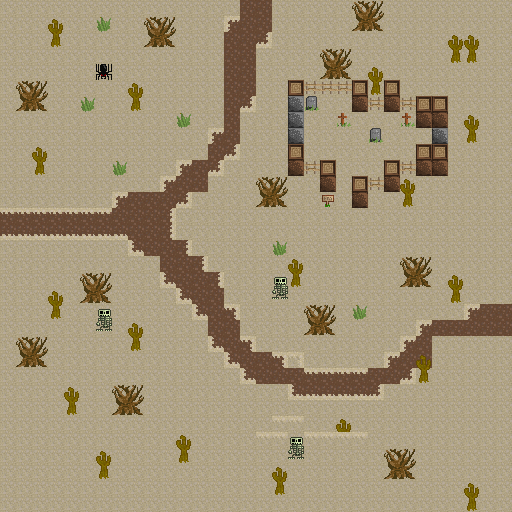

A level layout from a 2D game, rendered from its tile map. Below: a short description, then the map file with tile-grid data replaced by summaries:
An orthogonal 32x32 tile map with 16x16 px tiles, 2 tile layers (lower, upper), 2 tilesets and 60 objects (37x villager, 9x npc, 8x pickup, 6x portal).

<map version="1.0" orientation="orthogonal" renderorder="right-down" width="32" height="32" tilewidth="16" tileheight="16" nextobjectid="70">
 <tileset firstgid="1" name="tilesheet" tilewidth="16" tileheight="16" tilecount="256">
  <image source="../gfx/tilesheet.png" width="256" height="256" />
  <tile id="2">
   <properties>
    <property name="solid" value="true" />
   </properties>
  </tile>
  <tile id="3">
   <properties>
    <property name="solid" value="true" />
   </properties>
  </tile>
  <tile id="4">
   <properties>
    <property name="solid" value="true" />
   </properties>
  </tile>
  <tile id="5">
   <properties>
    <property name="solid" value="true" />
   </properties>
  </tile>
  <tile id="7">
   <properties>
    <property name="solid" value="true" />
   </properties>
  </tile>
  <tile id="8">
   <properties>
    <property name="solid" value="true" />
   </properties>
  </tile>
  <tile id="10">
   <properties>
    <property name="solid" value="true" />
   </properties>
  </tile>
  <tile id="11">
   <properties>
    <property name="solid" value="true" />
   </properties>
  </tile>
  <tile id="12">
   <properties>
    <property name="solid" value="true" />
   </properties>
  </tile>
  <tile id="26">
   <properties>
    <property name="solid" value="true" />
   </properties>
  </tile>
  <tile id="27">
   <properties>
    <property name="solid" value="true" />
   </properties>
  </tile>
  <tile id="28">
   <properties>
    <property name="solid" value="true" />
   </properties>
  </tile>
  <tile id="29">
   <properties>
    <property name="solid" value="true" />
   </properties>
  </tile>
  <tile id="42">
   <properties>
    <property name="solid" value="true" />
   </properties>
  </tile>
  <tile id="43">
   <properties>
    <property name="solid" value="true" />
   </properties>
  </tile>
  <tile id="44">
   <properties>
    <property name="solid" value="true" />
   </properties>
  </tile>
  <tile id="45">
   <properties>
    <property name="solid" value="true" />
   </properties>
  </tile>
  <tile id="46">
   <properties>
    <property name="solid" value="true" />
   </properties>
  </tile>
  <tile id="47">
   <properties>
    <property name="solid" value="true" />
   </properties>
  </tile>
  <tile id="48">
   <properties>
    <property name="solid" value="true" />
   </properties>
  </tile>
  <tile id="49">
   <properties>
    <property name="solid" value="true" />
   </properties>
  </tile>
  <tile id="50">
   <properties>
    <property name="solid" value="true" />
   </properties>
  </tile>
  <tile id="51">
   <properties>
    <property name="solid" value="true" />
   </properties>
  </tile>
  <tile id="52">
   <properties>
    <property name="solid" value="true" />
   </properties>
  </tile>
  <tile id="53">
   <properties>
    <property name="solid" value="true" />
   </properties>
  </tile>
  <tile id="54">
   <properties>
    <property name="solid" value="true" />
   </properties>
  </tile>
  <tile id="57">
   <properties>
    <property name="solid" value="true" />
   </properties>
  </tile>
  <tile id="58">
   <properties>
    <property name="solid" value="true" />
   </properties>
  </tile>
  <tile id="60">
   <properties>
    <property name="solid" value="true" />
   </properties>
  </tile>
  <tile id="61">
   <properties>
    <property name="solid" value="true" />
   </properties>
  </tile>
  <tile id="62">
   <properties>
    <property name="solid" value="true" />
   </properties>
  </tile>
  <tile id="64">
   <properties>
    <property name="solid" value="true" />
   </properties>
  </tile>
  <tile id="65">
   <properties>
    <property name="solid" value="true" />
   </properties>
  </tile>
  <tile id="66">
   <properties>
    <property name="solid" value="true" />
   </properties>
  </tile>
  <tile id="67">
   <properties>
    <property name="solid" value="true" />
   </properties>
  </tile>
  <tile id="68">
   <properties>
    <property name="solid" value="true" />
   </properties>
  </tile>
  <tile id="69">
   <properties>
    <property name="solid" value="true" />
   </properties>
  </tile>
  <tile id="70">
   <properties>
    <property name="solid" value="true" />
   </properties>
  </tile>
  <tile id="73">
   <properties>
    <property name="solid" value="true" />
   </properties>
  </tile>
  <tile id="74">
   <properties>
    <property name="solid" value="true" />
   </properties>
  </tile>
  <tile id="75">
   <properties>
    <property name="solid" value="true" />
   </properties>
  </tile>
  <tile id="76">
   <properties>
    <property name="solid" value="true" />
   </properties>
  </tile>
  <tile id="77">
   <properties>
    <property name="solid" value="true" />
   </properties>
  </tile>
  <tile id="80">
   <properties>
    <property name="solid" value="true" />
   </properties>
  </tile>
  <tile id="81">
   <properties>
    <property name="solid" value="true" />
   </properties>
  </tile>
  <tile id="82">
   <properties>
    <property name="solid" value="true" />
   </properties>
  </tile>
  <tile id="83">
   <properties>
    <property name="solid" value="true" />
   </properties>
  </tile>
  <tile id="84">
   <properties>
    <property name="solid" value="true" />
   </properties>
  </tile>
  <tile id="85">
   <properties>
    <property name="solid" value="true" />
   </properties>
  </tile>
  <tile id="86">
   <properties>
    <property name="solid" value="true" />
   </properties>
  </tile>
  <tile id="87">
   <properties>
    <property name="solid" value="true" />
   </properties>
  </tile>
  <tile id="88">
   <properties>
    <property name="solid" value="true" />
   </properties>
  </tile>
  <tile id="89">
   <properties>
    <property name="solid" value="true" />
   </properties>
  </tile>
  <tile id="90">
   <properties>
    <property name="solid" value="true" />
   </properties>
  </tile>
  <tile id="96">
   <properties>
    <property name="solid" value="true" />
   </properties>
  </tile>
  <tile id="97">
   <properties>
    <property name="solid" value="true" />
   </properties>
  </tile>
  <tile id="98">
   <properties>
    <property name="solid" value="true" />
   </properties>
  </tile>
  <tile id="99">
   <properties>
    <property name="solid" value="true" />
   </properties>
  </tile>
  <tile id="101">
   <properties>
    <property name="solid" value="true" />
   </properties>
  </tile>
  <tile id="102">
   <properties>
    <property name="solid" value="true" />
   </properties>
  </tile>
  <tile id="103">
   <properties>
    <property name="solid" value="true" />
   </properties>
  </tile>
  <tile id="104">
   <properties>
    <property name="solid" value="true" />
   </properties>
  </tile>
  <tile id="105">
   <properties>
    <property name="solid" value="true" />
   </properties>
  </tile>
  <tile id="117">
   <properties>
    <property name="solid" value="true" />
   </properties>
  </tile>
  <tile id="120">
   <properties>
    <property name="solid" value="true" />
   </properties>
  </tile>
  <tile id="123">
   <properties>
    <property name="solid" value="true" />
   </properties>
  </tile>
  <tile id="124">
   <properties>
    <property name="solid" value="true" />
   </properties>
  </tile>
 </tileset>
 <tileset firstgid="257" name="tilesheet" tilewidth="16" tileheight="16" tilecount="256">
  <image source="../gfx/tilesheet.png" width="256" height="256" />
  <tile id="2">
   <properties>
    <property name="solid" value="true" />
   </properties>
  </tile>
  <tile id="3">
   <properties>
    <property name="solid" value="true" />
   </properties>
  </tile>
  <tile id="4">
   <properties>
    <property name="solid" value="true" />
   </properties>
  </tile>
  <tile id="5">
   <properties>
    <property name="solid" value="true" />
   </properties>
  </tile>
  <tile id="7">
   <properties>
    <property name="solid" value="true" />
   </properties>
  </tile>
  <tile id="8">
   <properties>
    <property name="solid" value="true" />
   </properties>
  </tile>
  <tile id="10">
   <properties>
    <property name="solid" value="true" />
   </properties>
  </tile>
  <tile id="11">
   <properties>
    <property name="solid" value="true" />
   </properties>
  </tile>
  <tile id="12">
   <properties>
    <property name="solid" value="true" />
   </properties>
  </tile>
  <tile id="26">
   <properties>
    <property name="solid" value="true" />
   </properties>
  </tile>
  <tile id="27">
   <properties>
    <property name="solid" value="true" />
   </properties>
  </tile>
  <tile id="28">
   <properties>
    <property name="solid" value="true" />
   </properties>
  </tile>
  <tile id="29">
   <properties>
    <property name="solid" value="true" />
   </properties>
  </tile>
  <tile id="42">
   <properties>
    <property name="solid" value="true" />
   </properties>
  </tile>
  <tile id="43">
   <properties>
    <property name="solid" value="true" />
   </properties>
  </tile>
  <tile id="44">
   <properties>
    <property name="solid" value="true" />
   </properties>
  </tile>
  <tile id="45">
   <properties>
    <property name="solid" value="true" />
   </properties>
  </tile>
  <tile id="46">
   <properties>
    <property name="solid" value="true" />
   </properties>
  </tile>
  <tile id="47">
   <properties>
    <property name="solid" value="true" />
   </properties>
  </tile>
  <tile id="48">
   <properties>
    <property name="solid" value="true" />
   </properties>
  </tile>
  <tile id="49">
   <properties>
    <property name="solid" value="true" />
   </properties>
  </tile>
  <tile id="50">
   <properties>
    <property name="solid" value="true" />
   </properties>
  </tile>
  <tile id="51">
   <properties>
    <property name="solid" value="true" />
   </properties>
  </tile>
  <tile id="52">
   <properties>
    <property name="solid" value="true" />
   </properties>
  </tile>
  <tile id="53">
   <properties>
    <property name="solid" value="true" />
   </properties>
  </tile>
  <tile id="54">
   <properties>
    <property name="solid" value="true" />
   </properties>
  </tile>
  <tile id="57">
   <properties>
    <property name="solid" value="true" />
   </properties>
  </tile>
  <tile id="58">
   <properties>
    <property name="solid" value="true" />
   </properties>
  </tile>
  <tile id="60">
   <properties>
    <property name="solid" value="true" />
   </properties>
  </tile>
  <tile id="61">
   <properties>
    <property name="solid" value="true" />
   </properties>
  </tile>
  <tile id="62">
   <properties>
    <property name="solid" value="true" />
   </properties>
  </tile>
  <tile id="64">
   <properties>
    <property name="solid" value="true" />
   </properties>
  </tile>
  <tile id="65">
   <properties>
    <property name="solid" value="true" />
   </properties>
  </tile>
  <tile id="66">
   <properties>
    <property name="solid" value="true" />
   </properties>
  </tile>
  <tile id="67">
   <properties>
    <property name="solid" value="true" />
   </properties>
  </tile>
  <tile id="68">
   <properties>
    <property name="solid" value="true" />
   </properties>
  </tile>
  <tile id="69">
   <properties>
    <property name="solid" value="true" />
   </properties>
  </tile>
  <tile id="70">
   <properties>
    <property name="solid" value="true" />
   </properties>
  </tile>
  <tile id="73">
   <properties>
    <property name="solid" value="true" />
   </properties>
  </tile>
  <tile id="74">
   <properties>
    <property name="solid" value="true" />
   </properties>
  </tile>
  <tile id="75">
   <properties>
    <property name="solid" value="true" />
   </properties>
  </tile>
  <tile id="76">
   <properties>
    <property name="solid" value="true" />
   </properties>
  </tile>
  <tile id="77">
   <properties>
    <property name="solid" value="true" />
   </properties>
  </tile>
  <tile id="80">
   <properties>
    <property name="solid" value="true" />
   </properties>
  </tile>
  <tile id="81">
   <properties>
    <property name="solid" value="true" />
   </properties>
  </tile>
  <tile id="82">
   <properties>
    <property name="solid" value="true" />
   </properties>
  </tile>
  <tile id="83">
   <properties>
    <property name="solid" value="true" />
   </properties>
  </tile>
  <tile id="84">
   <properties>
    <property name="solid" value="true" />
   </properties>
  </tile>
  <tile id="85">
   <properties>
    <property name="solid" value="true" />
   </properties>
  </tile>
  <tile id="86">
   <properties>
    <property name="solid" value="true" />
   </properties>
  </tile>
  <tile id="87">
   <properties>
    <property name="solid" value="true" />
   </properties>
  </tile>
  <tile id="88">
   <properties>
    <property name="solid" value="true" />
   </properties>
  </tile>
  <tile id="89">
   <properties>
    <property name="solid" value="true" />
   </properties>
  </tile>
  <tile id="90">
   <properties>
    <property name="solid" value="true" />
   </properties>
  </tile>
  <tile id="96">
   <properties>
    <property name="solid" value="true" />
   </properties>
  </tile>
  <tile id="97">
   <properties>
    <property name="solid" value="true" />
   </properties>
  </tile>
  <tile id="98">
   <properties>
    <property name="solid" value="true" />
   </properties>
  </tile>
  <tile id="99">
   <properties>
    <property name="solid" value="true" />
   </properties>
  </tile>
  <tile id="101">
   <properties>
    <property name="solid" value="true" />
   </properties>
  </tile>
  <tile id="102">
   <properties>
    <property name="solid" value="true" />
   </properties>
  </tile>
  <tile id="103">
   <properties>
    <property name="solid" value="true" />
   </properties>
  </tile>
  <tile id="104">
   <properties>
    <property name="solid" value="true" />
   </properties>
  </tile>
  <tile id="105">
   <properties>
    <property name="solid" value="true" />
   </properties>
  </tile>
  <tile id="117">
   <properties>
    <property name="solid" value="true" />
   </properties>
  </tile>
  <tile id="120">
   <properties>
    <property name="solid" value="true" />
   </properties>
  </tile>
  <tile id="123">
   <properties>
    <property name="solid" value="true" />
   </properties>
  </tile>
  <tile id="124">
   <properties>
    <property name="solid" value="true" />
   </properties>
  </tile>
 </tileset>
 <layer name="lower" width="32" height="32" opacity="0.9">
  <data>[1024 cells, 1024 non-empty, 5 distinct tile ids]</data>
 </layer>
 <layer name="upper" width="32" height="32">
  <data>[1024 cells, 171 non-empty, 21 distinct tile ids]</data>
 </layer>
 <objectgroup name="objects">
  <object id="1" type="villager" gid="271" x="80" y="136" width="16" height="16" />
  <object id="2" type="villager" gid="271" x="180" y="76" width="16" height="16" />
  <object id="3" type="villager" gid="271" x="148" y="124" width="16" height="16" />
  <object id="4" type="villager" gid="271" x="160" y="160" width="16" height="16" />
  <object id="5" type="villager" gid="271" x="72" y="60" width="16" height="16" />
  <object id="6" type="villager" gid="271" x="48" y="120" width="16" height="16" />
  <object id="7" type="villager" gid="271" x="60" y="164" width="16" height="16" />
  <object id="8" type="villager" gid="271" x="120" y="60" width="16" height="16" />
  <object id="9" type="villager" gid="271" x="296" y="24" width="16" height="16" />
  <object id="10" type="villager" gid="271" x="328" y="236" width="16" height="16" />
  <object id="11" type="villager" gid="271" x="348" y="268" width="16" height="16" />
  <object id="12" type="villager" gid="271" x="324" y="280" width="16" height="16" />
  <object id="13" type="villager" gid="271" x="400" y="304" width="16" height="16" />
  <object id="14" type="villager" gid="271" x="356" y="340" width="16" height="16" />
  <object id="15" type="villager" gid="271" x="272" y="436" width="16" height="16" />
  <object id="16" type="villager" gid="271" x="212" y="384" width="16" height="16" />
  <object id="17" type="villager" gid="271" x="160" y="416" width="16" height="16" />
  <object id="18" type="villager" gid="271" x="176" y="356" width="16" height="16" />
  <object id="19" type="villager" gid="271" x="72" y="332" width="16" height="16" />
  <object id="20" type="villager" gid="271" x="92" y="376" width="16" height="16" />
  <object id="21" type="villager" gid="271" x="44" y="436" width="16" height="16" />
  <object id="22" type="villager" gid="271" x="20" y="480" width="16" height="16" />
  <object id="23" type="villager" gid="271" x="128" y="484" width="16" height="16" />
  <object id="24" type="villager" gid="271" x="136" y="444" width="16" height="16" />
  <object id="25" type="villager" gid="271" x="236" y="468" width="16" height="16" />
  <object id="26" type="villager" gid="271" x="200" y="488" width="16" height="16" />
  <object id="27" type="villager" gid="271" x="244" y="400" width="16" height="16" />
  <object id="28" type="villager" gid="271" x="340" y="452" width="16" height="16" />
  <object id="29" type="villager" gid="271" x="324" y="488" width="16" height="16" />
  <object id="30" type="villager" gid="271" x="468" y="380" width="16" height="16" />
  <object id="31" type="villager" gid="271" x="412" y="412" width="16" height="16" />
  <object id="32" type="villager" gid="271" x="448" y="432" width="16" height="16" />
  <object id="33" type="villager" gid="271" x="436" y="460" width="16" height="16" />
  <object id="34" type="villager" gid="271" x="480" y="228" width="16" height="16" />
  <object id="35" type="villager" gid="271" x="452" y="236" width="16" height="16" />
  <object id="36" type="villager" gid="271" x="416" y="32" width="16" height="16" />
  <object id="37" type="villager" gid="271" x="216" y="224" width="16" height="16" />
  <object id="38" type="portal" gid="15" x="4" y="220" width="16" height="16">
   <properties>
    <property name="level" value="southlake" />
    <property name="x" value="30" />
    <property name="y" value="15" />
   </properties>
  </object>
  <object id="39" type="portal" gid="15" x="4" y="232" width="16" height="16">
   <properties>
    <property name="level" value="southlake" />
    <property name="x" value="30" />
    <property name="y" value="16" />
   </properties>
  </object>
  <object id="41" type="portal" gid="15" x="248" y="12" width="16" height="16">
   <properties>
    <property name="level" value="canyon" />
    <property name="x" value="16" />
    <property name="y" value="30" />
   </properties>
  </object>
  <object id="42" type="portal" gid="15" x="260" y="12" width="16" height="16">
   <properties>
    <property name="level" value="canyon" />
    <property name="x" value="17" />
    <property name="y" value="30" />
   </properties>
  </object>
  <object id="43" type="portal" gid="15" x="500" y="316" width="16" height="16">
   <properties>
    <property name="level" value="desert2" />
    <property name="x" value="1" />
    <property name="y" value="13" />
   </properties>
  </object>
  <object id="44" type="portal" gid="15" x="504" y="332" width="16" height="16">
   <properties>
    <property name="level" value="desert2" />
    <property name="x" value="1" />
    <property name="y" value="14" />
   </properties>
  </object>
  <object id="45" type="pickup" gid="15" x="344" y="152" width="16" height="16">
   <properties>
    <property name="type" value="bigheart" />
   </properties>
  </object>
  <object id="46" type="pickup" gid="15" x="4" y="508" width="16" height="16">
   <properties>
    <property name="type" value="brain" />
   </properties>
  </object>
  <object id="52" type="pickup" gid="15" x="500" y="508" width="16" height="16">
   <properties>
    <property name="type" value="potion" />
   </properties>
  </object>
  <object id="54" type="pickup" gid="15" x="436" y="508" width="16" height="16">
   <properties>
    <property name="type" value="potion" />
   </properties>
  </object>
  </objectgroup>
</map>
<!-- 13 of 60 objects omitted -->
